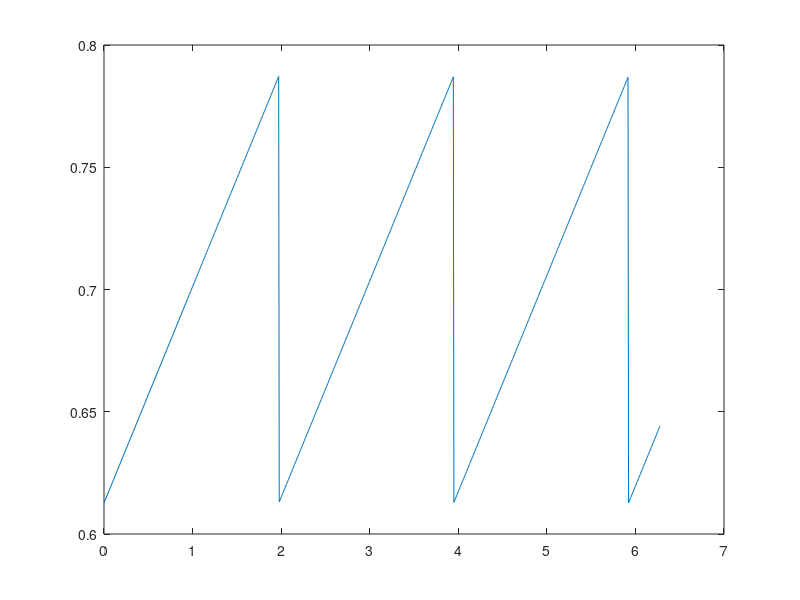
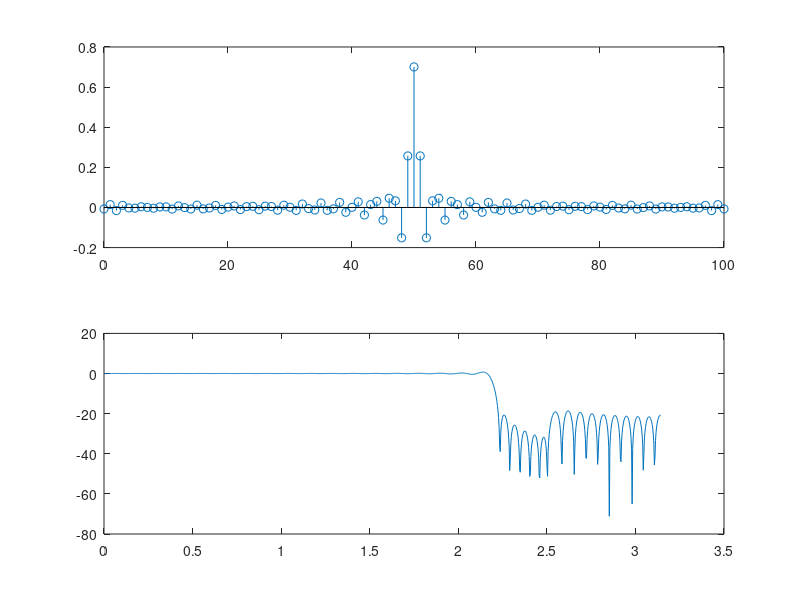
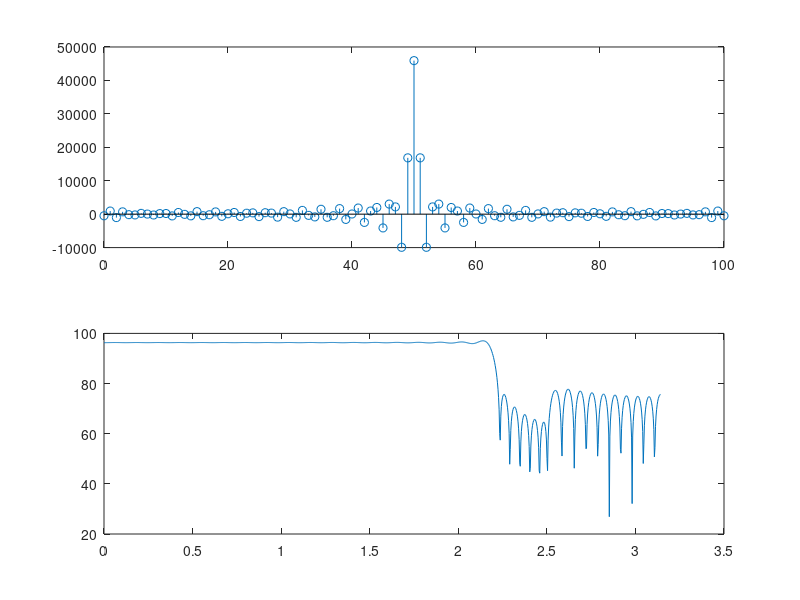

Write the MATLAB code that produced these figures, in order. (Note: this script raises an error after producing the figures.)
%% DSP Homework 7
T = 1/20000;
Omegap = 2*pi*7000*T;    Omegas = 2*pi*8000*T; 
Lh = 101; 
K = 10*Lh; 
k = (0:K-1);
Omegak = k*2*pi/K;

OmegaPC = 2*pi*1500*T;   OmegaPR = 2*pi*3000*T;
parablength = Omegak.*(Omegak>=0 & Omegak<=OmegaPR);
% OmegaPC = 2*pi*750*T;   OmegaPR = 2*pi*1500*T;
% parablength = Omegak.*(Omegak>=Omegap & Omegak<=OmegaPR);

sawPer = 1000*2*pi/20000;
xsawPer= Omegak.*(Omegak > OmegaPR);

sinfn = (.7943-.707)*sawtooth(1/sawPer*xsawPer) + .7;
% sinfn = ((xsinPer - OmegaPC).^2).*sawtooth(1/sinPer*xsinPer) + .7943;
plot(xsawPer, sinfn);


figure;
xsauce = [0 OmegaPC OmegaPR]; ysauce = [.7943 .8915 .7943]; psauce = polyfit(xsauce,ysauce,2);
xu=linspace(0,OmegaPR,10);
parabola = [polyval(psauce,parablength)];
plot(parablength, parabola)

% Q = 20.0*(Omegak>=Omegas) + 1.0*(Omegak>=0 & Omegak < 1) + ...
%     10.0*(Omegak>=1 & Omegak < 1.5) + 1*(Omegak>=1.5 & Omegak < Omegap);
Q = 50.0*(Omegak<=Omegas) + 1.0*(Omegak>=Omegap & Omegak < OmegaPR) + ...
    1.0*(Omegak>=OmegaPR & Omegak < 1.5) + 1*(Omegak>=1.5 & Omegak < pi);
Q(fix(K/2)+2:end) = Q(round(K/2):-1:2);

Hd = (1.*(Omegak < Omegap) + 0.*(Omegak > Omegap)).*exp(-1j*k*pi*(Lh-1)/K);
% Hd = (0.*(Omegak<Omegap) + parabola.*(Omegak>=Omegap & Omegak<=OmegaPR) ...
%      + sinfn.*(Omegak >= OmegaPR)).*exp(-1j*k*pi*(Lh-1)/K);
% Hd = (0.*(Omegak>Omegap) + parabola.*(Omegak>=0 & Omegak<=OmegaPR) ...
%      + sinfn.*(Omegak >= OmegaPR & Omegak <= Omegap)).*exp(-1j*k*pi*(Lh-1)/K);
Hd(fix(K/2)+2:end) = conj(Hd(round(K/2):-1:2));
l = (0:Lh-1)'; a = exp(1j*l*Omegak)*Q.'/K; b = exp(1j*l*Omegak)*(Hd.*Q/K).';
a = real(a); b = real(b);
A = toeplitz(a); h = (A\b);
n = (0:Lh-1)'; 
subplot(211); 
stem(n,h);
Omega = linspace(0,pi,1001); 
H = polyval(h,exp(1j*Omega)).*exp(-1j*(Lh-1)*Omega);
subplot(212); 
plot(Omega,20*log10(abs(H)))
deltap = 2*max(abs(abs(H(Omega>=Omegap))-1))
deltas = max(abs(H(Omega<=Omegas)))

figure;
plot(Q);

Morder = length(h);
[hMax,hMaxIndex] = max(h)
% scale = abs((2^(16-1)-50)/h(hMaxIndex-1))
scale = abs((2^15)/(abs(sum(h))));                                      %Q notation
scale = 2.^nextpow2(scale)
hInt = floor(h*(scale));

subplot(211); 
stem(n,hInt);
Omega = linspace(0,pi,1001); 
H = polyval(hInt,exp(1j*Omega)).*exp(-1j*(Lh-1)*Omega);
subplot(212); 
plot(Omega,20*log10(abs(H)))
deltap = 2*max(abs(abs(H(Omega>=Omegap))-1))
deltas = max(abs(H(Omega<=Omegas)))

        fid = fopen('K22_Project_Framework/coef.h','w');
        fprintf(fid,'#define Korder %i \n',uint8(Morder));
        fprintf(fid,'int h[Korder] = { \n');
        for Korder = 1:Morder-1
            fprintf(fid,'%i,\n', hInt(Korder));
        end
        fprintf(fid,'%i }; \n', hInt(Korder));
        fclose(fid);

save('bpg.mat','hInt');
